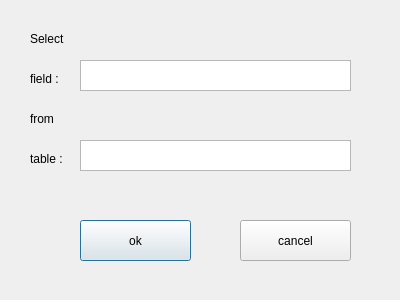
<?xml version="1.0" encoding="UTF-8"?>
<ui version="4.0">
 <class>Dialog</class>
 <widget class="QDialog" name="Dialog">
  <property name="geometry">
   <rect>
    <x>0</x>
    <y>0</y>
    <width>400</width>
    <height>300</height>
   </rect>
  </property>
  <property name="windowTitle">
   <string>Dialog</string>
  </property>
  <widget class="QPlainTextEdit" name="field_edt">
   <property name="geometry">
    <rect>
     <x>80</x>
     <y>60</y>
     <width>271</width>
     <height>31</height>
    </rect>
   </property>
  </widget>
  <widget class="QPushButton" name="ok_btn">
   <property name="geometry">
    <rect>
     <x>80</x>
     <y>220</y>
     <width>111</width>
     <height>41</height>
    </rect>
   </property>
   <property name="text">
    <string>ok</string>
   </property>
  </widget>
  <widget class="QPushButton" name="cancel_btn">
   <property name="geometry">
    <rect>
     <x>240</x>
     <y>220</y>
     <width>111</width>
     <height>41</height>
    </rect>
   </property>
   <property name="text">
    <string>cancel</string>
   </property>
  </widget>
  <widget class="QPlainTextEdit" name="table_edt">
   <property name="geometry">
    <rect>
     <x>80</x>
     <y>140</y>
     <width>271</width>
     <height>31</height>
    </rect>
   </property>
  </widget>
  <widget class="QLabel" name="label">
   <property name="geometry">
    <rect>
     <x>30</x>
     <y>30</y>
     <width>67</width>
     <height>17</height>
    </rect>
   </property>
   <property name="text">
    <string>Select </string>
   </property>
  </widget>
  <widget class="QLabel" name="label_2">
   <property name="geometry">
    <rect>
     <x>30</x>
     <y>70</y>
     <width>41</width>
     <height>17</height>
    </rect>
   </property>
   <property name="text">
    <string>field :</string>
   </property>
  </widget>
  <widget class="QLabel" name="label_3">
   <property name="geometry">
    <rect>
     <x>30</x>
     <y>110</y>
     <width>71</width>
     <height>17</height>
    </rect>
   </property>
   <property name="text">
    <string>from </string>
   </property>
  </widget>
  <widget class="QLabel" name="label_4">
   <property name="geometry">
    <rect>
     <x>30</x>
     <y>150</y>
     <width>51</width>
     <height>17</height>
    </rect>
   </property>
   <property name="text">
    <string>table :</string>
   </property>
  </widget>
 </widget>
 <resources/>
 <connections/>
</ui>
